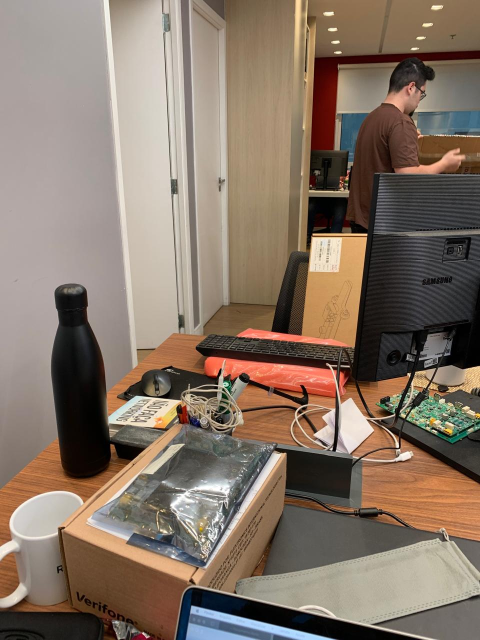
#> input picture vision/WhatsApp Image 2025-09-12 at 17.32.03.jpeg, 960 x 1280 px, found by its file name (shown at 1/2 size)
$ python images.py
#> lines starting #> are read from the running program, lines starting #| are printed output that depends on the picture
import numpy as np
import matplotlib.image as mpimg
import matplotlib.pyplot as plt
import cv2

def process_image(image_path):
    """
    Loads an image, converts it to grayscale, resizes it to 64x64,
    and normalizes the pixel values.
    """
    image = mpimg.imread(image_path)
#> image is the input picture: shape (1280, 960, 3); mean R, G, B 133.8, 116.8, 102.7

    gray_image = cv2.cvtColor(image, cv2.COLOR_RGB2GRAY)
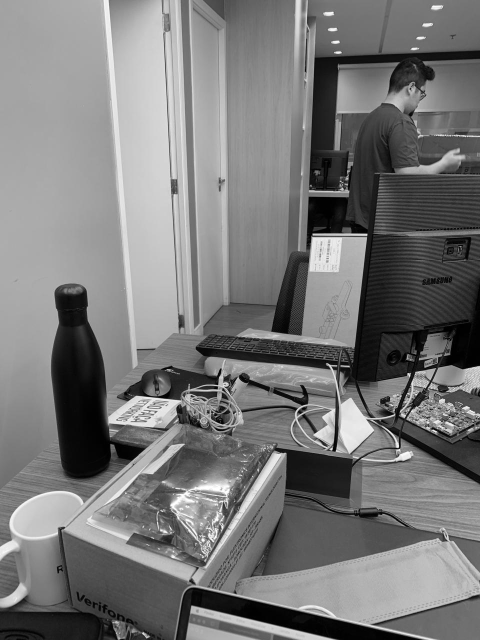
#> gray_image: shape (1280, 960) (shown at 1/2 size); min 0, max 255, mean 120.3

    resized_image = cv2.resize(gray_image, (128, 128))
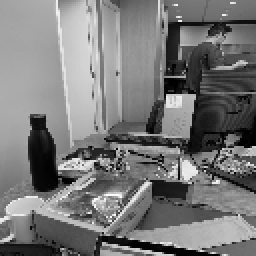
#> resized_image: shape (128, 128) (shown 2 times larger); min 0, max 253, mean 120.2

    normalized_image = resized_image / 255.0

    return normalized_image

# Example usage:
image_path = "/Users/nicolasalan/Documents/stacks/vision/WhatsApp Image 2025-09-12 at 17.32.03.jpeg"
processed_image = process_image(image_path)

# Save the processed image
output_path = "/Users/nicolasalan/Documents/stacks/vision/processed_image.png"
plt.imsave(output_path, processed_image, cmap='gray')

# Display the processed image
plt.imshow(processed_image, cmap='gray')
plt.show()

print(f"Image saved to {output_path}")
